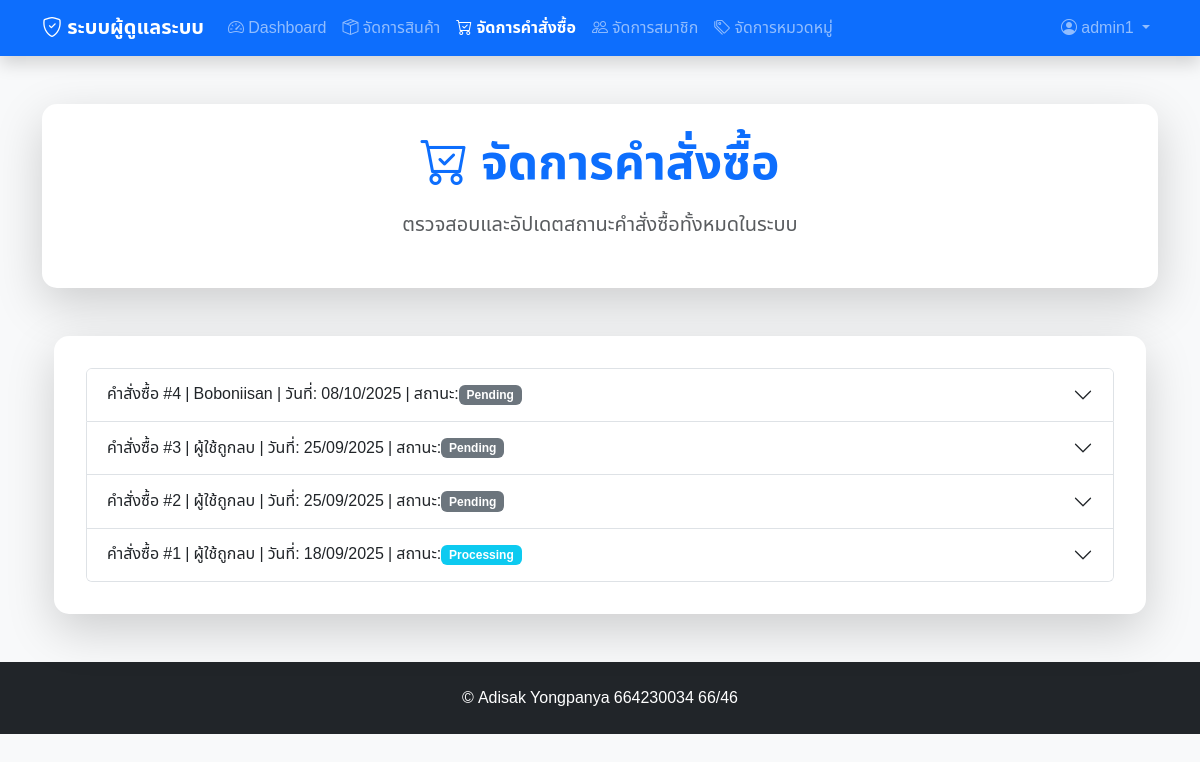
The app's page /admin/orders.php (signed in), older data.
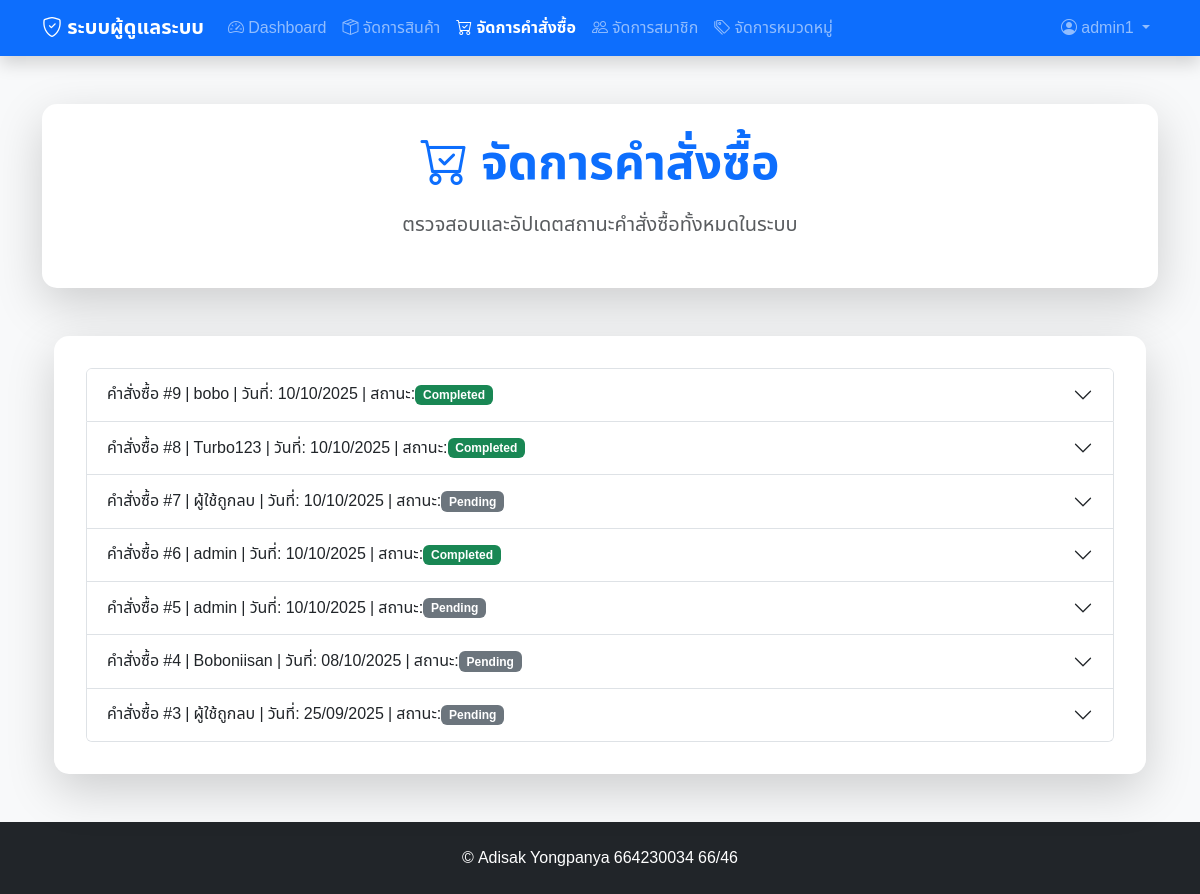
The same page, newer data.
### tables this page shows
CREATE TABLE `orders` (
  `order_id` int(11) NOT NULL,
  `user_id` int(11) DEFAULT NULL,
  `total_amount` decimal(10,2) NOT NULL,
  `order_date` timestamp NOT NULL DEFAULT current_timestamp(),
  `status` enum('pending','processing','shipped','completed','cancelled') DEFAULT 'pending'
);

CREATE TABLE `users` (
  `user_id` int(11) NOT NULL,
  `username` varchar(50) NOT NULL,
  `password` varchar(255) NOT NULL,
  `email` varchar(100) NOT NULL,
  `full_name` varchar(100) DEFAULT NULL,
  `role` enum('admin','member') DEFAULT 'member',
  `created_at` timestamp NOT NULL DEFAULT current_timestamp()
);

### admin/orders.php (the view, shortened to what this page needs)
<?php
require '../config.php';
$stmt = $conn->query("
    SELECT o.*, u.username
    FROM orders o
    LEFT JOIN users u ON o.user_id = u.user_id
    ORDER BY o.order_date DESC
");
$orders = $stmt->fetchAll(PDO::FETCH_ASSOC);
?>
<!DOCTYPE html>
<html lang="th">
<head>
    <link href="https://cdn.jsdelivr.net/npm/bootstrap@5.3.7/dist/css/bootstrap.min.css" rel="stylesheet">
    <link href="https://cdn.jsdelivr.net/npm/bootstrap-icons@1.10.0/font/bootstrap-icons.css" rel="stylesheet">
    <link rel="stylesheet" href="admin_main.css">
</head>
<body>
    <?php require_once 'navbar_admin.php'; ?>
<div class="container mt-5">
    <div class="row mb-5">
        <div class="col-12">
            <div class="card admin-card shadow-lg">
                <div class="card-body text-center">
                    <h1 class="display-5 text-primary mb-3 fw-bold">
                        <i class="bi bi-cart-check"></i> จัดการคำสั่งซื้อ
                    </h1>
                    <p class="lead text-muted">
                        ตรวจสอบและอัปเดตสถานะคำสั่งซื้อทั้งหมดในระบบ
                    </p>
                </div>
            </div>
        </div>
    </div>
<div class="container">
    <div class="card admin-card shadow-lg">
        <div class="card-body">
            <div class="accordion" id="ordersAccordion">
<?php foreach ($orders as $index => $order): ?>
    <div class="accordion-item">
        <h2 class="accordion-header" id="heading<?= $index ?>">
            <?php
                $status_color = 'secondary';
                switch ($order['status']) {
                    case 'processing':
                        $status_color = 'info';
                        break;
                    case 'completed':
                        $status_color = 'success';
                        break;
                }
            ?>
            <button class="accordion-button collapsed" type="button" data-bs-toggle="collapse" data-bs-target="#collapse<?= $index ?>" aria-expanded="false" aria-controls="collapse<?= $index ?>">
                คำสั่งซื้อ #<?= $order['order_id'] ?> | <?= htmlspecialchars($order['username'] ?? 'ผู้ใช้ถูกลบ') ?> | วันที่: <?= date('d/m/Y', strtotime($order['order_date'])) ?> | สถานะ: <span class="badge bg-<?= $status_color ?>"><?= ucfirst($order['status']) ?></span>
            </button>
        </h2>
    </div>
<?php endforeach; ?>
</div>
        </div>
    </div>
</div>
</div>
    <?php require_once 'footer_admin.php'; ?>
</body>
</html>

Row changes from the older to the newer data that the page shows:
removed orders: order_id "2", username "ผู้ใช้ถูกลบ", order_date "25/09/2025", status "Pending"
removed orders: order_id "1", username "ผู้ใช้ถูกลบ", order_date "18/09/2025", status "Processing"
added orders: order_id "9", user.username "bobo", order_date "10/10/2025", status "Completed"
added orders: order_id "8", user.username "Turbo123", order_date "10/10/2025", status "Completed"
added orders: order_id "7", username "ผู้ใช้ถูกลบ", order_date "10/10/2025", status "Pending"
added orders: order_id "6", user.username "admin", order_date "10/10/2025", status "Completed"
added orders: order_id "5", user.username "admin", order_date "10/10/2025", status "Pending"
